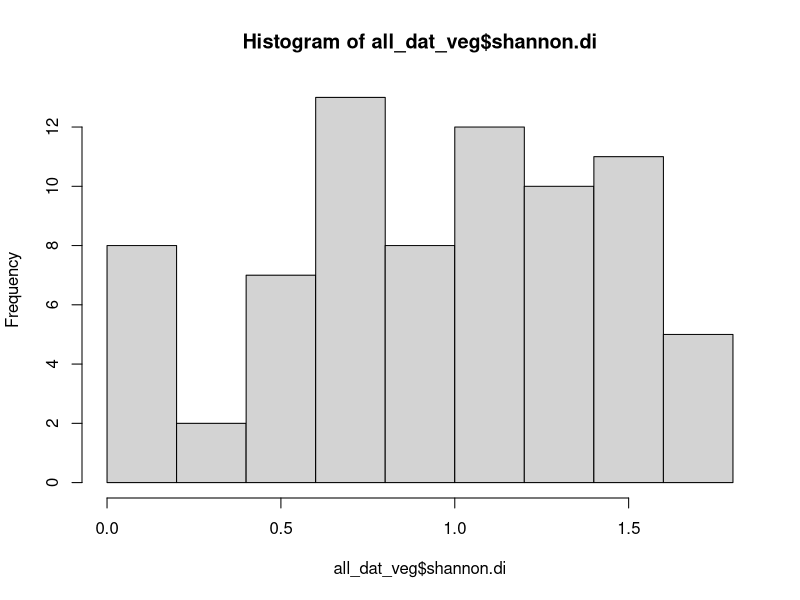
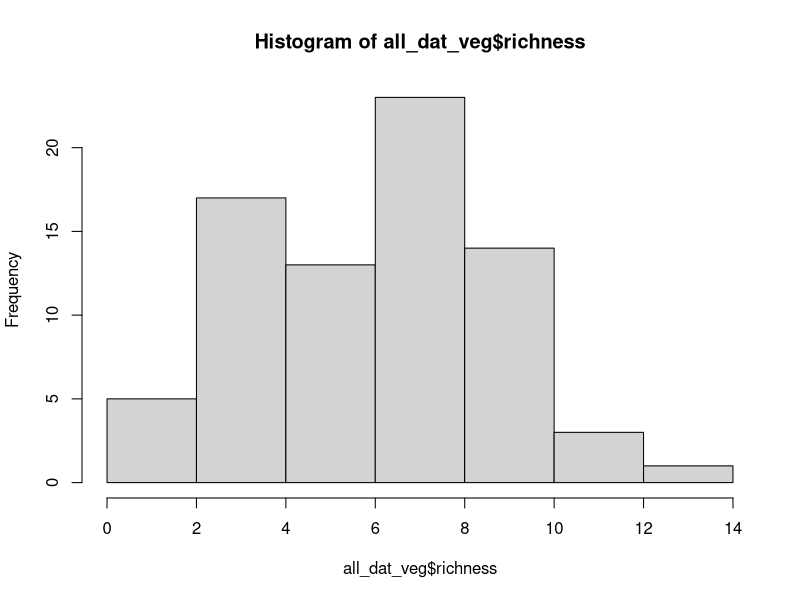

The R script that drew these images, in order: (Note: this script raises an error after producing the figures.)
################################################################################
################# West Coast Env Health GLMM Analysis ##########################
#################      Step 3: Explore Data      ###############################
################################################################################


# packages
library(car)
library(MASS)
library(lme4)
library(readr)
library(here)
library(tidyverse)

# read in count and covariate data 
all_dat <- read_csv(here("data", "all_data_counts_covs_10-27-22.csv"))

# read in richness/diversity data 
all_dat_veg <- read_csv(here("data", "all_data_vegan_covs_10-27-22.csv"))

colnames(all_dat_veg)
hist(all_dat_veg$shannon.di)
hist(all_dat_veg$richness)


boxplot()

data2$shannondi <- data2$shannon.di+0.00001

all_dat$coyote <- all_dat$Coyote+0.00001
# look at distribution of data 

qqp(data2$richness, "norm")
qqp(data2$richness, "lnorm")


# qqp requires estimates of the parameters of the negative binomial, Poisson
# and gamma distributions. You can generate estimates using the fitdistr
# function. Save the output and extract the estimates of each parameter as I
# have shown below.

nbinom <- fitdistr(all_dat$Raccoon, "Negative Binomial")
qqp(all_dat$Raccoon, "nbinom", size = nbinom$estimate[[1]], mu = nbinom$estimate[[2]])

poisson <- fitdistr(all_dat$Raccoon, "Poisson")
qqp(all_dat$Raccoon, "pois",  lambda = poisson$estimate[[1]])

gamma <- fitdistr(data3$coyote, "gamma")
qqp(data3$coyote, "gamma", shape = gamma$estimate[[1]], rate = gamma$estimate[[2]])

# read data - div
data <- read_csv("data/diversity-fall20-sum21.csv")
glimpse(data)
data$shannon.di.t <- data$shannon.di + 1 
# look at distribution of data 

qqp(data$shannon.di.t, "norm")
qqp(data$shannon.di.t, "lnorm")


# qqp requires estimates of the parameters of the negative binomial, Poisson
# and gamma distributions. You can generate estimates using the fitdistr
# function. Save the output and extract the estimates of each parameter as I
# have shown below.
nbinom <- fitdistr(data$shannon.di.t, "Negative Binomial")
qqp(data$shannon.di.t, "nbinom", size = nbinom$estimate[[1]], mu = nbinom$estimate[[2]])

poisson <- fitdistr(data$shannon.di.t, "Poisson")
qqp(data$shannon.di.t, "pois", lambda = poisson$estimate[[1]])

gamma <- fitdistr(data$shannon.di.t, "gamma")
qqp(data$shannon.di.t, "gamma", shape = gamma$estimate[[1]], rate = gamma$estimate[[2]])

?qqp
